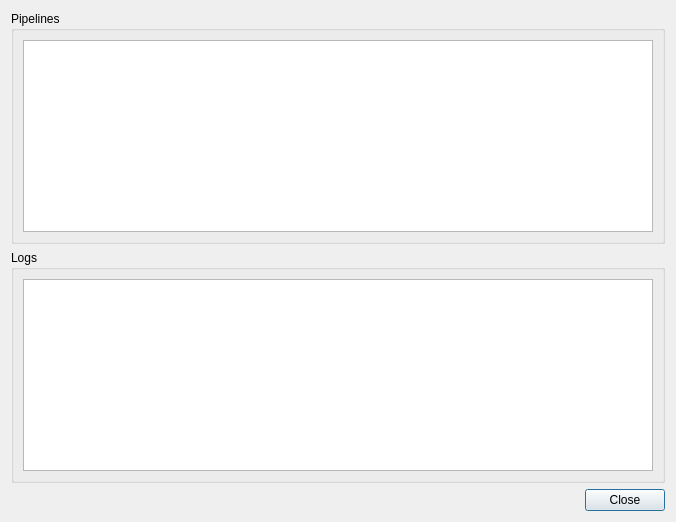
<?xml version="1.0" encoding="UTF-8"?>
<ui version="4.0">
 <class>TranscodeLogDialog</class>
 <widget class="QDialog" name="TranscodeLogDialog">
  <property name="geometry">
   <rect>
    <x>0</x>
    <y>0</y>
    <width>676</width>
    <height>358</height>
   </rect>
  </property>
  <property name="windowTitle">
   <string>Transcoder Details</string>
  </property>
  <property name="windowIcon">
   <iconset resource="../../data/data.qrc">
    <normaloff>:/icon.png</normaloff>:/icon.png</iconset>
  </property>
  <layout class="QVBoxLayout" name="verticalLayout">
   <item>
    <widget class="QGroupBox" name="pipelineBox">
     <property name="sizePolicy">
      <sizepolicy hsizetype="Expanding" vsizetype="Fixed">
       <horstretch>0</horstretch>
       <verstretch>0</verstretch>
      </sizepolicy>
     </property>
     <property name="title">
      <string>Pipelines</string>
     </property>
     <layout class="QVBoxLayout" name="verticalLayout_3">
      <item>
       <widget class="QListView" name="pipelines">
        <property name="sizePolicy">
         <sizepolicy hsizetype="Expanding" vsizetype="Expanding">
          <horstretch>0</horstretch>
          <verstretch>0</verstretch>
         </sizepolicy>
        </property>
       </widget>
      </item>
     </layout>
    </widget>
   </item>
   <item>
    <widget class="QGroupBox" name="logBox">
     <property name="sizePolicy">
      <sizepolicy hsizetype="Expanding" vsizetype="Expanding">
       <horstretch>0</horstretch>
       <verstretch>0</verstretch>
      </sizepolicy>
     </property>
     <property name="title">
      <string>Logs</string>
     </property>
     <layout class="QVBoxLayout" name="verticalLayout_2">
      <item>
       <widget class="QPlainTextEdit" name="log">
        <property name="sizePolicy">
         <sizepolicy hsizetype="Expanding" vsizetype="MinimumExpanding">
          <horstretch>0</horstretch>
          <verstretch>0</verstretch>
         </sizepolicy>
        </property>
        <property name="readOnly">
         <bool>true</bool>
        </property>
       </widget>
      </item>
     </layout>
    </widget>
   </item>
   <item>
    <widget class="QDialogButtonBox" name="buttonBox">
     <property name="standardButtons">
      <set>QDialogButtonBox::Close</set>
     </property>
    </widget>
   </item>
  </layout>
 </widget>
 <resources>
  <include location="../../data/data.qrc"/>
 </resources>
 <connections>
  <connection>
   <sender>buttonBox</sender>
   <signal>rejected()</signal>
   <receiver>TranscodeLogDialog</receiver>
   <slot>hide()</slot>
   <hints>
    <hint type="sourcelabel">
     <x>599</x>
     <y>331</y>
    </hint>
    <hint type="destinationlabel">
     <x>582</x>
     <y>355</y>
    </hint>
   </hints>
  </connection>
 </connections>
</ui>
